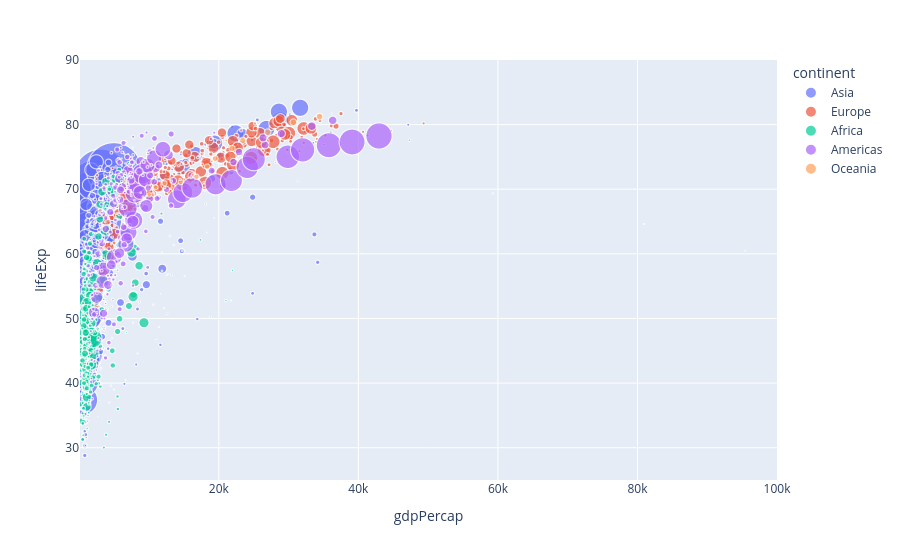

Here is the notebook cell this chart was saved with:
### Markdown cell above
## Generamos un scatterplot

### Code cell
px.scatter(df, 
           x="gdpPercap", 
           y="lifeExp", 
           size="pop", 
           color="continent", 
           hover_name="country",
#           log_x=True, 
           size_max=55, 
           range_x=[100,100000], 
           range_y=[25,90])

### Figure 1 — Plotly figure (JSON) as saved in the notebook; plotly's stock layout.template omitted (floating-point values rounded to 4 significant figures; data arrays with more than 128 entries replaced by an {"elided": "..."} marker saying what was removed)
{"data": [{"hovertemplate": "<b>%{hovertext}</b><br><br>continent=Asia<br>gdpPercap=%{x}<br>lifeExp=%{y}<br>pop=%{marker.size}<extra></extra>", "hovertext": {"elided": "396 str values"}, "legendgroup": "Asia", "marker": {"color": "#636efa", "size": {"elided": "396 int values"}, "sizemode": "area", "sizeref": 435900.0, "symbol": "circle"}, "mode": "markers", "name": "Asia", "showlegend": true, "type": "scattergl", "x": {"elided": "396 float values"}, "xaxis": "x", "y": {"elided": "396 float values"}, "yaxis": "y"}, {"hovertemplate": "<b>%{hovertext}</b><br><br>continent=Europe<br>gdpPercap=%{x}<br>lifeExp=%{y}<br>pop=%{marker.size}<extra></extra>", "hovertext": {"elided": "360 str values"}, "legendgroup": "Europe", "marker": {"color": "#EF553B", "size": {"elided": "360 int values"}, "sizemode": "area", "sizeref": 435900.0, "symbol": "circle"}, "mode": "markers", "name": "Europe", "showlegend": true, "type": "scattergl", "x": {"elided": "360 float values"}, "xaxis": "x", "y": {"elided": "360 float values"}, "yaxis": "y"}, {"hovertemplate": "<b>%{hovertext}</b><br><br>continent=Africa<br>gdpPercap=%{x}<br>lifeExp=%{y}<br>pop=%{marker.size}<extra></extra>", "hovertext": {"elided": "624 str values"}, "legendgroup": "Africa", "marker": {"color": "#00cc96", "size": {"elided": "624 int values"}, "sizemode": "area", "sizeref": 435900.0, "symbol": "circle"}, "mode": "markers", "name": "Africa", "showlegend": true, "type": "scattergl", "x": {"elided": "624 float values"}, "xaxis": "x", "y": {"elided": "624 float values"}, "yaxis": "y"}, {"hovertemplate": "<b>%{hovertext}</b><br><br>continent=Americas<br>gdpPercap=%{x}<br>lifeExp=%{y}<br>pop=%{marker.size}<extra></extra>", "hovertext": {"elided": "300 str values"}, "legendgroup": "Americas", "marker": {"color": "#ab63fa", "size": {"elided": "300 int values"}, "sizemode": "area", "sizeref": 435900.0, "symbol": "circle"}, "mode": "markers", "name": "Americas", "showlegend": true, "type": "scattergl", "x": {"elided": "300 float values"}, "xaxis": "x", "y": {"elided": "300 float values"}, "yaxis": "y"}, {"hovertemplate": "<b>%{hovertext}</b><br><br>continent=Oceania<br>gdpPercap=%{x}<br>lifeExp=%{y}<br>pop=%{marker.size}<extra></extra>", "hovertext": ["Australia", "Australia", "Australia", "Australia", "Australia", "Australia", "Australia", "Australia", "Australia", "Australia", "Australia", "Australia", "New Zealand", "New Zealand", "New Zealand", "New Zealand", "New Zealand", "New Zealand", "New Zealand", "New Zealand", "New Zealand", "New Zealand", "New Zealand", "New Zealand"], "legendgroup": "Oceania", "marker": {"color": "#FFA15A", "size": [8691212, 9712569, 10794968, 11872264, 13177000, 14074100, 15184200, 16257249, 17481977, 18565243, 19546792, 20434176, 1994794, 2229407, 2488550, 2728150, 2929100, 3164900, 3210650, 3317166, 3437674, 3676187, 3908037, 4115771], "sizemode": "area", "sizeref": 435900.0, "symbol": "circle"}, "mode": "markers", "name": "Oceania", "showlegend": true, "type": "scattergl", "x": [10040.0, 10950.0, 12220.0, 14530.0, 16790.0, 18330.0, 19480.0, 21890.0, 23420.0, 27000.0, 30690.0, 34440.0, 10560.0, 12250.0, 13180.0, 14460.0, 16050.0, 16230.0, 17630.0, 19010.0, 18360.0, 21050.0, 23190.0, 25190.0], "xaxis": "x", "y": [69.12, 70.33, 70.93, 71.1, 71.93, 73.49, 74.74, 76.32, 77.56, 78.83, 80.37, 81.23, 69.39, 70.26, 71.24, 71.52, 71.89, 72.22, 73.84, 74.32, 76.33, 77.55, 79.11, 80.2], "yaxis": "y"}], "layout": {"legend": {"itemsizing": "constant", "title": {"text": "continent"}, "tracegroupgap": 0}, "margin": {"t": 60}, "xaxis": {"anchor": "y", "domain": [0, 1], "range": [100, 100000], "title": {"text": "gdpPercap"}}, "yaxis": {"anchor": "x", "domain": [0, 1], "range": [25, 90], "title": {"text": "lifeExp"}}}}
